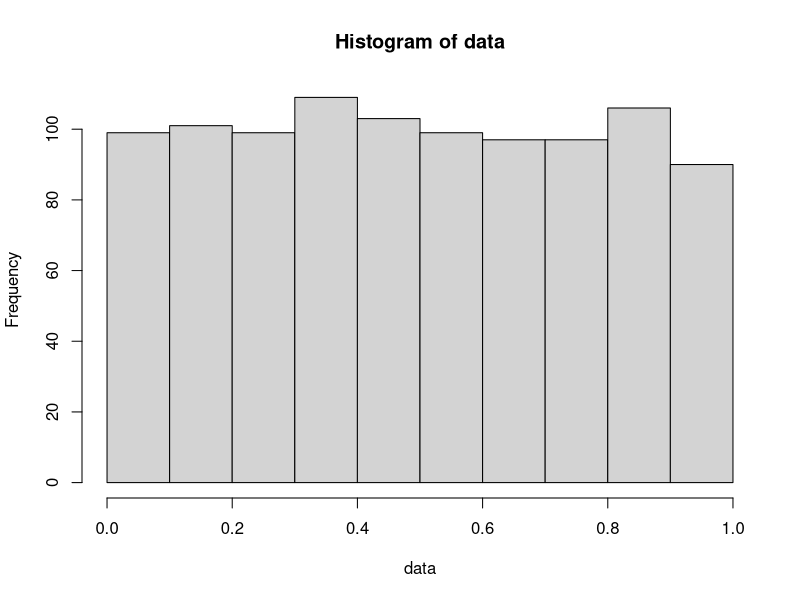
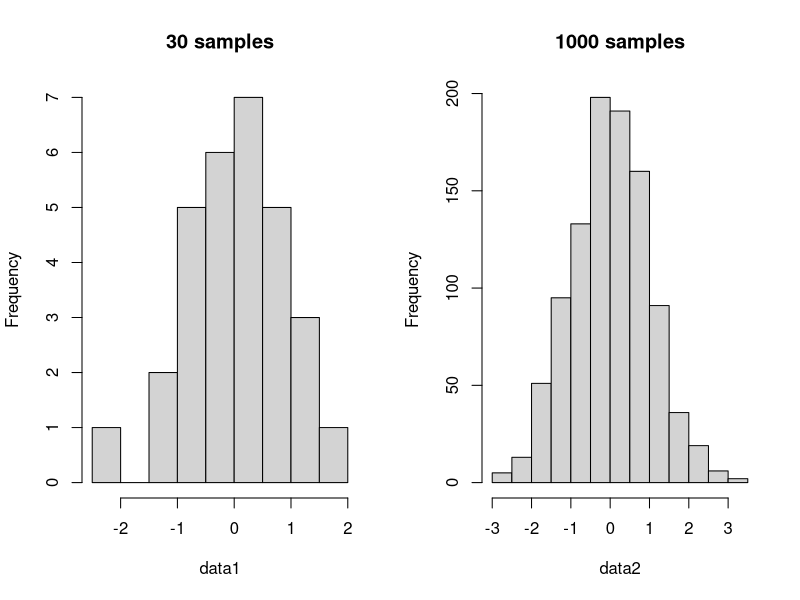
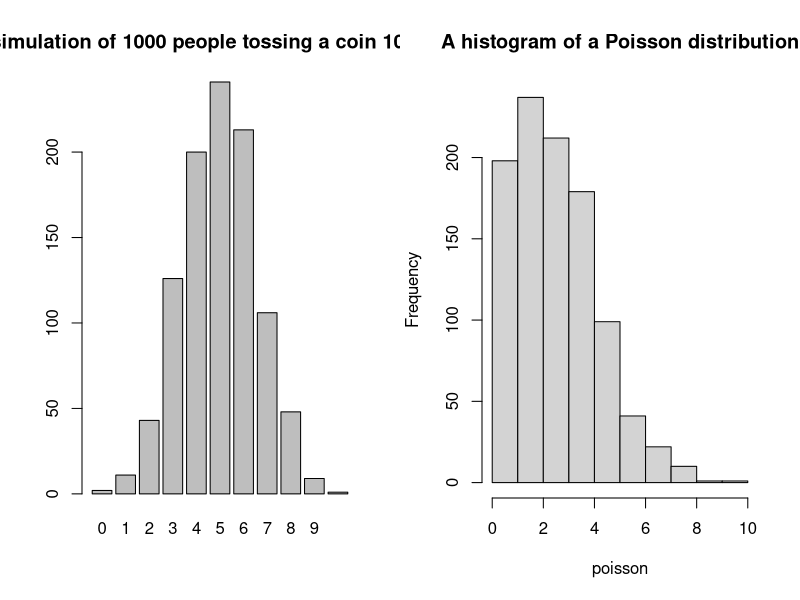
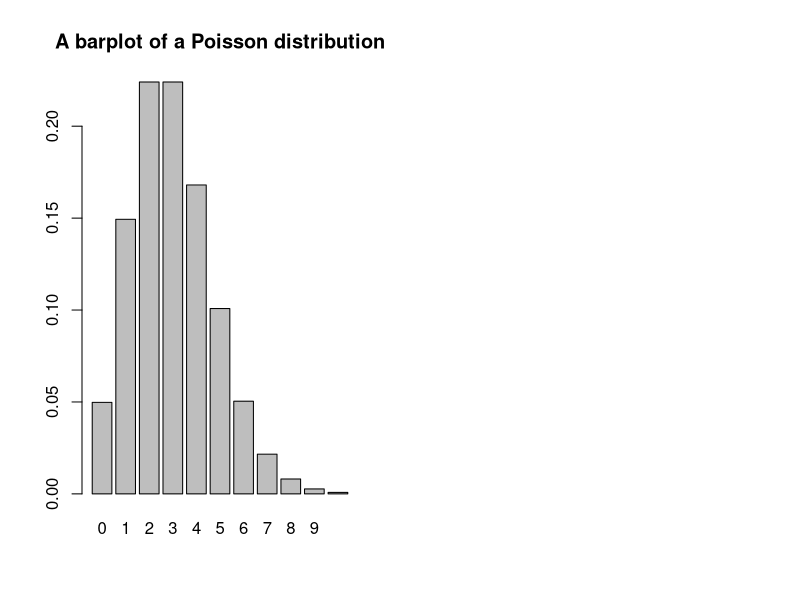

Recreate these plots in R, in order.
# Generate random number
set.seed(123)
sample(10)

# uniform distribution
data <-runif(n=1000, min=0, max=1)
data
hist(data)

# normal distribution
data1 <- rnorm(30,mean=0,sd=1)
data2 <- rnorm(1000,mean=0,sd=1)

par(mfrow=c(1,2))
hist(data1,main="30 samples")
hist(data2,main="1000 samples")

# CDF
dnorm(0) # height of CDF at 0 (mean)
pnorm(1) - pnorm(-1) # area of the curve between 1std and -1std

# Binomial distribution
set.seed(123)
sim <- rbinom(100, 10, 1/6)
table(sim)

set.seed(123)
sim2 <- rbinom(1000,10,1/2)
barplot(table(sim2), main="A simulation of 1000 people tossing a coin 10  times")

dbinom(1, 10, 1/6)

dbinom(0,10,1/6) + dbinom(1,10,1/6) + dbinom(2,10,1/6) + dbinom(3,10,1/6)

pbinom(3,10,1/6)

dbinom

# Poisson random variable
set.seed(123)
poisson <- rpois(1000, lambda=3)

hist(poisson, main="A histogram of a Poisson distribution")

dpois(2,lambda=3)

barplot(dpois(0:10,lambda=3), names=0:10,main="A barplot of a Poisson distribution")



        